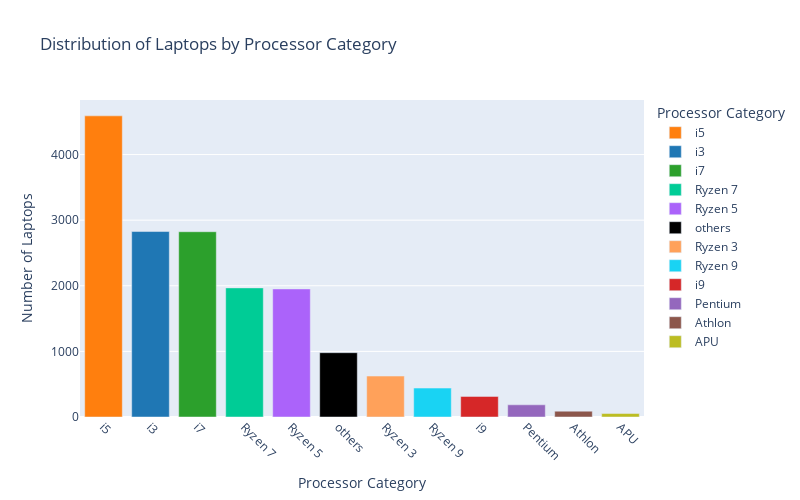

Notebook cell for this chart:
### Code cell
import pandas as pd
import matplotlib.pyplot as plt
import seaborn as sns
import plotly.express
df = pd.read_csv(r"C:\Users\kumar\Downloads\flipkart bigbillion days(laptop)\seperated csv.csv", encoding='latin1')
def category_processor(Processor):
    processor_keywords = ['i3', 'i5', 'i7', 'i9', 'Pentium', 'Athlon', 'APU', 'Ryzen 3', 'Ryzen 5', 'Ryzen 7', 'Ryzen 9']
    
    for keyword in processor_keywords:
        if keyword.lower() in Processor.lower():
            return keyword
    return 'others'
df["ProcessorCategory"] = df['Processor'].apply(category_processor)
colors = {'i3': 'rgb(31, 119, 180)','i5': 'rgb(255, 127, 14)','i7': 'rgb(44, 160, 44)','i9': 'rgb(214, 39, 40)','Pentium': 'rgb(148, 103, 189)','Athlon': 'rgb(140, 86, 75)','APU': 'rgb(188, 189, 34)','Ryzen3': 'rgb(227, 119, 194)','Ryzen5': 'rgb(23, 190, 207)','Ryzen7': 'rgb(140, 140, 140)','Ryzen9': 'rgb(255, 187, 120)','others': 'rgb(0, 0, 0)'  }
fig = px.bar(df['ProcessorCategory'].value_counts().reset_index(), x='index', y='ProcessorCategory',
             labels={'index': 'Processor Category', 'ProcessorCategory': 'Number of Laptops'},
             title='Distribution of Laptops by Processor Category',
             width=800, height=500,
             color='index',  
             color_discrete_map=colors )
fig.update_layout(xaxis=dict(tickangle=45, tickmode='linear'))
fig.show()

### Figure 1 — Plotly figure (JSON) as saved in the notebook; plotly's stock layout.template omitted (floating-point values rounded to 4 significant figures)
{"data": [{"alignmentgroup": "True", "hovertemplate": "Processor Category=%{x}<br>Number of Laptops=%{y}<extra></extra>", "legendgroup": "i5", "marker": {"color": "rgb(255, 127, 14)", "pattern": {"shape": ""}}, "name": "i5", "offsetgroup": "i5", "orientation": "v", "showlegend": true, "textposition": "auto", "type": "bar", "x": ["i5"], "xaxis": "x", "y": [4590], "yaxis": "y"}, {"alignmentgroup": "True", "hovertemplate": "Processor Category=%{x}<br>Number of Laptops=%{y}<extra></extra>", "legendgroup": "i3", "marker": {"color": "rgb(31, 119, 180)", "pattern": {"shape": ""}}, "name": "i3", "offsetgroup": "i3", "orientation": "v", "showlegend": true, "textposition": "auto", "type": "bar", "x": ["i3"], "xaxis": "x", "y": [2827], "yaxis": "y"}, {"alignmentgroup": "True", "hovertemplate": "Processor Category=%{x}<br>Number of Laptops=%{y}<extra></extra>", "legendgroup": "i7", "marker": {"color": "rgb(44, 160, 44)", "pattern": {"shape": ""}}, "name": "i7", "offsetgroup": "i7", "orientation": "v", "showlegend": true, "textposition": "auto", "type": "bar", "x": ["i7"], "xaxis": "x", "y": [2824], "yaxis": "y"}, {"alignmentgroup": "True", "hovertemplate": "Processor Category=%{x}<br>Number of Laptops=%{y}<extra></extra>", "legendgroup": "Ryzen 7", "marker": {"color": "#00cc96", "pattern": {"shape": ""}}, "name": "Ryzen 7", "offsetgroup": "Ryzen 7", "orientation": "v", "showlegend": true, "textposition": "auto", "type": "bar", "x": ["Ryzen 7"], "xaxis": "x", "y": [1968], "yaxis": "y"}, {"alignmentgroup": "True", "hovertemplate": "Processor Category=%{x}<br>Number of Laptops=%{y}<extra></extra>", "legendgroup": "Ryzen 5", "marker": {"color": "#ab63fa", "pattern": {"shape": ""}}, "name": "Ryzen 5", "offsetgroup": "Ryzen 5", "orientation": "v", "showlegend": true, "textposition": "auto", "type": "bar", "x": ["Ryzen 5"], "xaxis": "x", "y": [1952], "yaxis": "y"}, {"alignmentgroup": "True", "hovertemplate": "Processor Category=%{x}<br>Number of Laptops=%{y}<extra></extra>", "legendgroup": "others", "marker": {"color": "rgb(0, 0, 0)", "pattern": {"shape": ""}}, "name": "others", "offsetgroup": "others", "orientation": "v", "showlegend": true, "textposition": "auto", "type": "bar", "x": ["others"], "xaxis": "x", "y": [980], "yaxis": "y"}, {"alignmentgroup": "True", "hovertemplate": "Processor Category=%{x}<br>Number of Laptops=%{y}<extra></extra>", "legendgroup": "Ryzen 3", "marker": {"color": "#FFA15A", "pattern": {"shape": ""}}, "name": "Ryzen 3", "offsetgroup": "Ryzen 3", "orientation": "v", "showlegend": true, "textposition": "auto", "type": "bar", "x": ["Ryzen 3"], "xaxis": "x", "y": [624], "yaxis": "y"}, {"alignmentgroup": "True", "hovertemplate": "Processor Category=%{x}<br>Number of Laptops=%{y}<extra></extra>", "legendgroup": "Ryzen 9", "marker": {"color": "#19d3f3", "pattern": {"shape": ""}}, "name": "Ryzen 9", "offsetgroup": "Ryzen 9", "orientation": "v", "showlegend": true, "textposition": "auto", "type": "bar", "x": ["Ryzen 9"], "xaxis": "x", "y": [441], "yaxis": "y"}, {"alignmentgroup": "True", "hovertemplate": "Processor Category=%{x}<br>Number of Laptops=%{y}<extra></extra>", "legendgroup": "i9", "marker": {"color": "rgb(214, 39, 40)", "pattern": {"shape": ""}}, "name": "i9", "offsetgroup": "i9", "orientation": "v", "showlegend": true, "textposition": "auto", "type": "bar", "x": ["i9"], "xaxis": "x", "y": [314], "yaxis": "y"}, {"alignmentgroup": "True", "hovertemplate": "Processor Category=%{x}<br>Number of Laptops=%{y}<extra></extra>", "legendgroup": "Pentium", "marker": {"color": "rgb(148, 103, 189)", "pattern": {"shape": ""}}, "name": "Pentium", "offsetgroup": "Pentium", "orientation": "v", "showlegend": true, "textposition": "auto", "type": "bar", "x": ["Pentium"], "xaxis": "x", "y": [186], "yaxis": "y"}, {"alignmentgroup": "True", "hovertemplate": "Processor Category=%{x}<br>Number of Laptops=%{y}<extra></extra>", "legendgroup": "Athlon", "marker": {"color": "rgb(140, 86, 75)", "pattern": {"shape": ""}}, "name": "Athlon", "offsetgroup": "Athlon", "orientation": "v", "showlegend": true, "textposition": "auto", "type": "bar", "x": ["Athlon"], "xaxis": "x", "y": [89], "yaxis": "y"}, {"alignmentgroup": "True", "hovertemplate": "Processor Category=%{x}<br>Number of Laptops=%{y}<extra></extra>", "legendgroup": "APU", "marker": {"color": "rgb(188, 189, 34)", "pattern": {"shape": ""}}, "name": "APU", "offsetgroup": "APU", "orientation": "v", "showlegend": true, "textposition": "auto", "type": "bar", "x": ["APU"], "xaxis": "x", "y": [53], "yaxis": "y"}], "layout": {"barmode": "relative", "height": 500, "legend": {"title": {"text": "Processor Category"}, "tracegroupgap": 0}, "title": {"text": "Distribution of Laptops by Processor Category"}, "width": 800, "xaxis": {"anchor": "y", "categoryarray": ["i5", "i3", "i7", "Ryzen 7", "Ryzen 5", "others", "Ryzen 3", "Ryzen 9", "i9", "Pentium", "Athlon", "APU"], "categoryorder": "array", "domain": [0, 1], "tickangle": 45, "tickmode": "linear", "title": {"text": "Processor Category"}}, "yaxis": {"anchor": "x", "domain": [0, 1], "title": {"text": "Number of Laptops"}}}}
